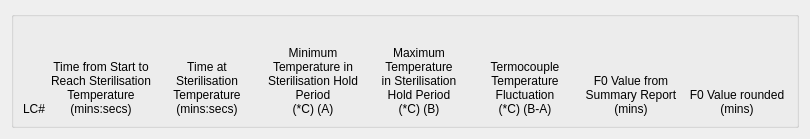
      <widget class="QWidget" name="tab_3">
       <attribute name="title">
        <string>Validation Protocol</string>
       </attribute>
       <layout class="QVBoxLayout" name="verticalLayout_7">
        <item>
         <widget class="QGroupBox" name="validation_protocol_box">
          <property name="minimumSize">
           <size>
            <width>750</width>
            <height>0</height>
           </size>
          </property>
          <property name="layoutDirection">
           <enum>Qt::LeftToRight</enum>
          </property>
          <property name="autoFillBackground">
           <bool>false</bool>
          </property>
          <property name="flat">
           <bool>false</bool>
          </property>
          <property name="checkable">
           <bool>false</bool>
          </property>
          <layout class="QGridLayout" name="gridLayout_5">
           <item row="0" column="4">
            <widget class="QLabel" name="label_34">
             <property name="minimumSize">
              <size>
               <width>100</width>
               <height>90</height>
              </size>
             </property>
             <property name="maximumSize">
              <size>
               <width>100</width>
               <height>90</height>
              </size>
             </property>
             <property name="styleSheet">
              <string notr="true">font: 9pt &quot;Century Gothic&quot;;</string>
             </property>
             <property name="text">
              <string>Maximum Temperature
in Sterilisation
Hold Period
(*C) (B)</string>
             </property>
             <property name="alignment">
              <set>Qt::AlignBottom|Qt::AlignHCenter</set>
             </property>
             <property name="wordWrap">
              <bool>true</bool>
             </property>
            </widget>
           </item>
           <item row="0" column="2">
            <widget class="QLabel" name="label_32">
             <property name="minimumSize">
              <size>
               <width>100</width>
               <height>90</height>
              </size>
             </property>
             <property name="maximumSize">
              <size>
               <width>100</width>
               <height>90</height>
              </size>
             </property>
             <property name="styleSheet">
              <string notr="true">font: 9pt &quot;Century Gothic&quot;;</string>
             </property>
             <property name="text">
              <string>Time at Sterilisation Temperature
(mins:secs)</string>
             </property>
             <property name="alignment">
              <set>Qt::AlignBottom|Qt::AlignHCenter</set>
             </property>
             <property name="wordWrap">
              <bool>true</bool>
             </property>
            </widget>
           </item>
           <item row="0" column="6">
            <widget class="QLabel" name="label_36">
             <property name="minimumSize">
              <size>
               <width>100</width>
               <height>90</height>
              </size>
             </property>
             <property name="maximumSize">
              <size>
               <width>100</width>
               <height>90</height>
              </size>
             </property>
             <property name="styleSheet">
              <string notr="true">font: 9pt &quot;Century Gothic&quot;;</string>
             </property>
             <property name="text">
              <string>F0 Value from Summary Report
(mins)</string>
             </property>
             <property name="alignment">
              <set>Qt::AlignBottom|Qt::AlignHCenter</set>
             </property>
             <property name="wordWrap">
              <bool>true</bool>
             </property>
            </widget>
           </item>
           <item row="0" column="3">
            <widget class="QLabel" name="label_33">
             <property name="minimumSize">
              <size>
               <width>100</width>
               <height>90</height>
              </size>
             </property>
             <property name="maximumSize">
              <size>
               <width>100</width>
               <height>90</height>
              </size>
             </property>
             <property name="styleSheet">
              <string notr="true">font: 9pt &quot;Century Gothic&quot;;</string>
             </property>
             <property name="text">
              <string>Minimum Temperature in Sterilisation Hold Period
(*C) (A)</string>
             </property>
             <property name="alignment">
              <set>Qt::AlignBottom|Qt::AlignHCenter</set>
             </property>
             <property name="wordWrap">
              <bool>true</bool>
             </property>
            </widget>
           </item>
           <item row="0" column="1">
            <widget class="QLabel" name="label_30">
             <property name="minimumSize">
              <size>
               <width>100</width>
               <height>90</height>
              </size>
             </property>
             <property name="maximumSize">
              <size>
               <width>100</width>
               <height>90</height>
              </size>
             </property>
             <property name="styleSheet">
              <string notr="true">font: 9pt &quot;Century Gothic&quot;;</string>
             </property>
             <property name="text">
              <string>Time from Start to Reach Sterilisation Temperature
(mins:secs)</string>
             </property>
             <property name="scaledContents">
              <bool>false</bool>
             </property>
             <property name="alignment">
              <set>Qt::AlignBottom|Qt::AlignHCenter</set>
             </property>
             <property name="wordWrap">
              <bool>true</bool>
             </property>
            </widget>
           </item>
           <item row="0" column="7">
            <widget class="QLabel" name="label_37">
             <property name="minimumSize">
              <size>
               <width>100</width>
               <height>90</height>
              </size>
             </property>
             <property name="maximumSize">
              <size>
               <width>100</width>
               <height>90</height>
              </size>
             </property>
             <property name="styleSheet">
              <string notr="true">font: 9pt &quot;Century Gothic&quot;;</string>
             </property>
             <property name="text">
              <string>F0 Value rounded
(mins)</string>
             </property>
             <property name="alignment">
              <set>Qt::AlignBottom|Qt::AlignHCenter</set>
             </property>
             <property name="wordWrap">
              <bool>true</bool>
             </property>
            </widget>
           </item>
           <item row="0" column="5">
            <widget class="QLabel" name="label_35">
             <property name="minimumSize">
              <size>
               <width>100</width>
               <height>90</height>
              </size>
             </property>
             <property name="maximumSize">
              <size>
               <width>100</width>
               <height>90</height>
              </size>
             </property>
             <property name="styleSheet">
              <string notr="true">font: 9pt &quot;Century Gothic&quot;;</string>
             </property>
             <property name="text">
              <string>Termocouple Temperature Fluctuation
(*C) (B-A)</string>
             </property>
             <property name="alignment">
              <set>Qt::AlignBottom|Qt::AlignHCenter</set>
             </property>
             <property name="wordWrap">
              <bool>true</bool>
             </property>
            </widget>
           </item>
           <item row="0" column="0">
            <widget class="QLabel" name="label_31">
             <property name="maximumSize">
              <size>
               <width>25</width>
               <height>90</height>
              </size>
             </property>
             <property name="styleSheet">
              <string notr="true">font: 9pt &quot;Century Gothic&quot;;</string>
             </property>
             <property name="text">
              <string>LC#</string>
             </property>
             <property name="alignment">
              <set>Qt::AlignBottom|Qt::AlignLeading|Qt::AlignLeft</set>
             </property>
            </widget>
           </item>
          </layout>
         </widget>
        </item>
       </layout>
      </widget>
